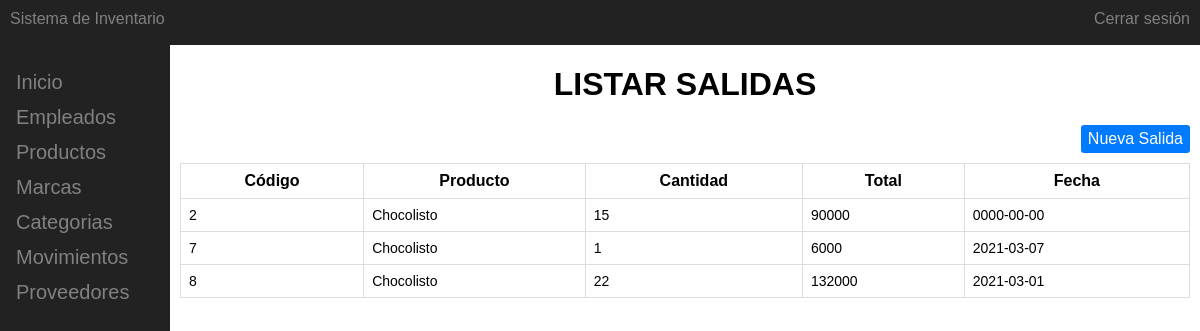
The page /index.php?view=controller/salidas.php (signed in) on the database its author committed.
### tables this page shows
CREATE TABLE `movimientos` (
  `id_movimiento` int(11) NOT NULL,
  `id_producto` int(11) NOT NULL COMMENT 'Llave foranea del Id del producto proveniente de la tabla Productos',
  `cantidad` int(11) NOT NULL COMMENT 'Cantidad del producto',
  `total` int(11) NOT NULL,
  `fecha` date NOT NULL COMMENT 'Fecha del movimiento',
  `id_persona` int(11) DEFAULT NULL COMMENT 'Llave foranea del Id de la persona proveniente de la tabla Personas',
  `movimiento` varchar(10) NOT NULL COMMENT 'Tipo de movimiento'
);

CREATE TABLE `productos` (
  `id_producto` int(11) NOT NULL,
  `nombre` varchar(25) NOT NULL COMMENT 'Nombre del producto',
  `descripcion` varchar(45) DEFAULT NULL COMMENT 'Descripcion del producto',
  `cantidad` int(11) NOT NULL,
  `precio_entrada` float NOT NULL COMMENT 'Precio del producto',
  `precio_salida` float NOT NULL,
  `id_categoria` int(5) NOT NULL,
  `id_marca` int(11) NOT NULL,
  `id_estado` int(5) DEFAULT 1,
  `fecha_registro` date DEFAULT NULL COMMENT 'Fecha de vencimiento del producto'
);

### index.php (called while the page is built)
<?php
require_once 'controller/inicio.php';
?>

### model/conexion.php (called while the page is built)
<?php
class Conexion
{
    public static function Conectar()
    {
        try
        {
            $conexion = new PDO('mysql:host=localhost;dbname=inventario','root','');
            $conexion->setAttribute(PDO::ATTR_ERRMODE, PDO::ERRMODE_EXCEPTION);
            $conexion->exec("SET CHARACTER SET UTF8");
        }
        catch(Exception $e)
        {
            die("Error" . $e->getMessage());
            echo "Linea del error" . $e->getLine();
        }
        return $conexion;
    }
}
?>

### model/movimiento.php (called while the page is built, shortened)
<?php
require_once 'model/conexion.php';
class Movimiento
{
	public function Movimiento()
	{
		$this->conexion = Conexion::Conectar();
	}
    public function consultarSalidas()
	{
		$consulta=$this->conexion->prepare("SELECT m.id_movimiento, p.nombre, m.cantidad, m.total ,m.fecha , m.movimiento FROM movimientos AS m JOIN productos AS p ON m.id_producto = p.id_producto WHERE movimiento = 'salida'");
		$consulta->execute();
		return $consulta;
	}
}
?>

### controller/salidas.php (the view, shortened to what this page needs)
<?php
require_once "model/movimiento.php";
$movimiento = new Movimiento();
$resultado = $movimiento->consultarSalidas();
?>
<h1 align="center"> LISTAR SALIDAS</h1>
<a href="index.php?view=controller/agregar_salidas.php" class="add-btn"> Nueva Salida</a>
<table class="table">
  <tr>
    <th>C&oacute;digo</th>
    <th>Producto</th>
    <th>Cantidad</th>
    <th>Total</th>
    <th>Fecha</th>
  </tr>
  <?php
    foreach ($resultado as $registro) {
	?>
	<tr>
  <td><?php  echo $registro['id_movimiento'];  ?> </td>
  <td><?php  echo $registro['nombre'];  ?> </td>
  <td><?php  echo $registro['cantidad'];  ?></td>
  <td><?php  echo $registro['total'];  ?></td>
  <td><?php  echo $registro['fecha'];  ?></td>
  </tr>
  <?php  }  ?>
</table>

### css/estilos.css (style rules this page uses)
body { font-family: Arial, Helvetica, sans-serif; margin:0px; }
.add-btn { color:#fff; background-color: #007bff; border-color: #007bff; font-size: 16px; border-radius: 3px; padding:5px 7px; float: right; text-decoration: none; margin-bottom: 10px; }
.table { width: 100%; border: 1px solid #ddd; border-collapse: collapse; }
.table td { border: 1px solid #ddd; padding:8px; font-size: 14px; }
.table th { font-weight: bold; border: 1px solid #ddd; padding:8px; }

### rows shown on the page
movimientos: id_movimiento "2", id_producto.nombre "Chocolisto", cantidad "15", total "90000", fecha "0000-00-00"
movimientos: id_movimiento "7", id_producto.nombre "Chocolisto", cantidad "1", total "6000", fecha "2021-03-07"
movimientos: id_movimiento "8", id_producto.nombre "Chocolisto", cantidad "22", total "132000", fecha "2021-03-01"
